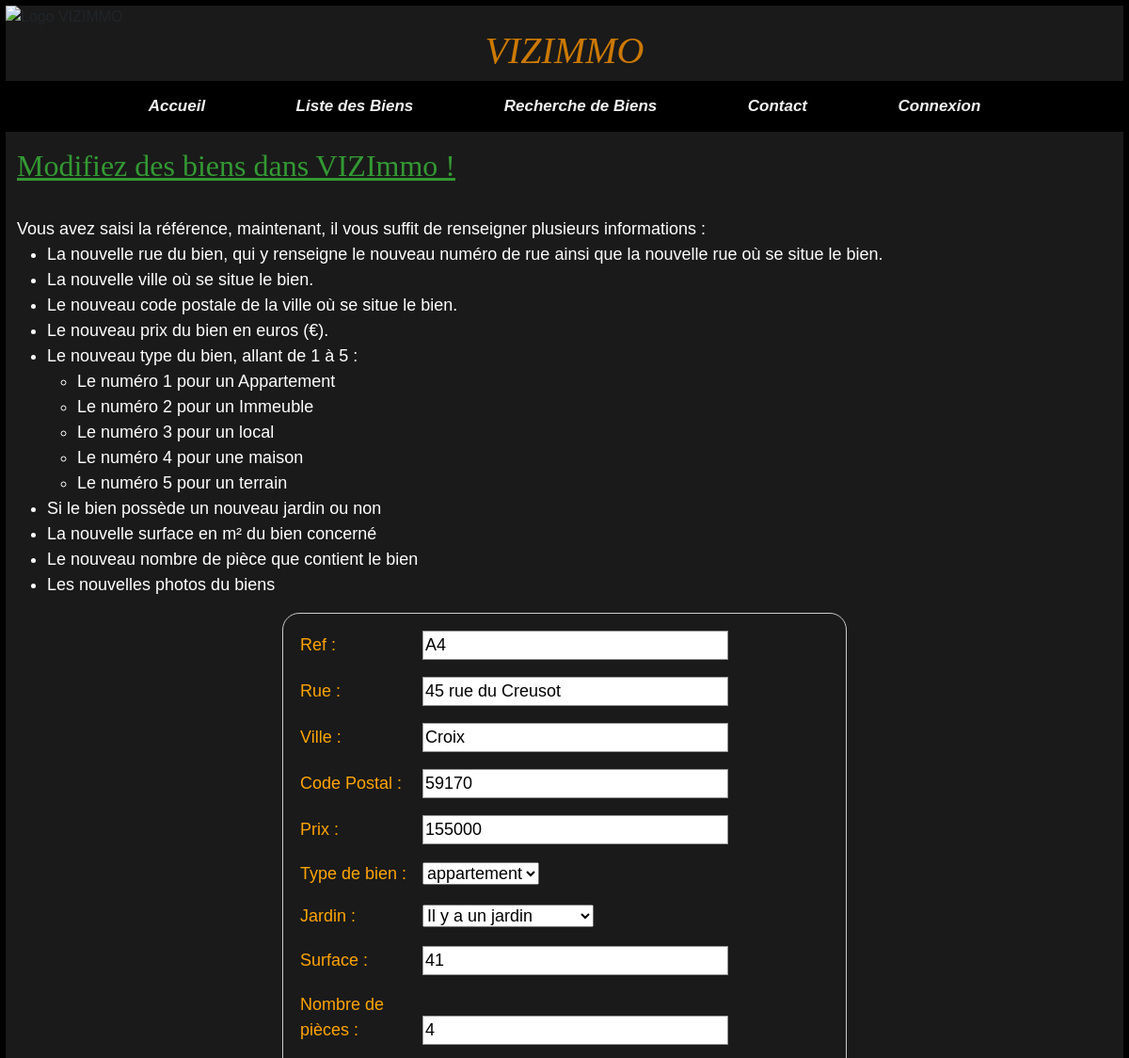
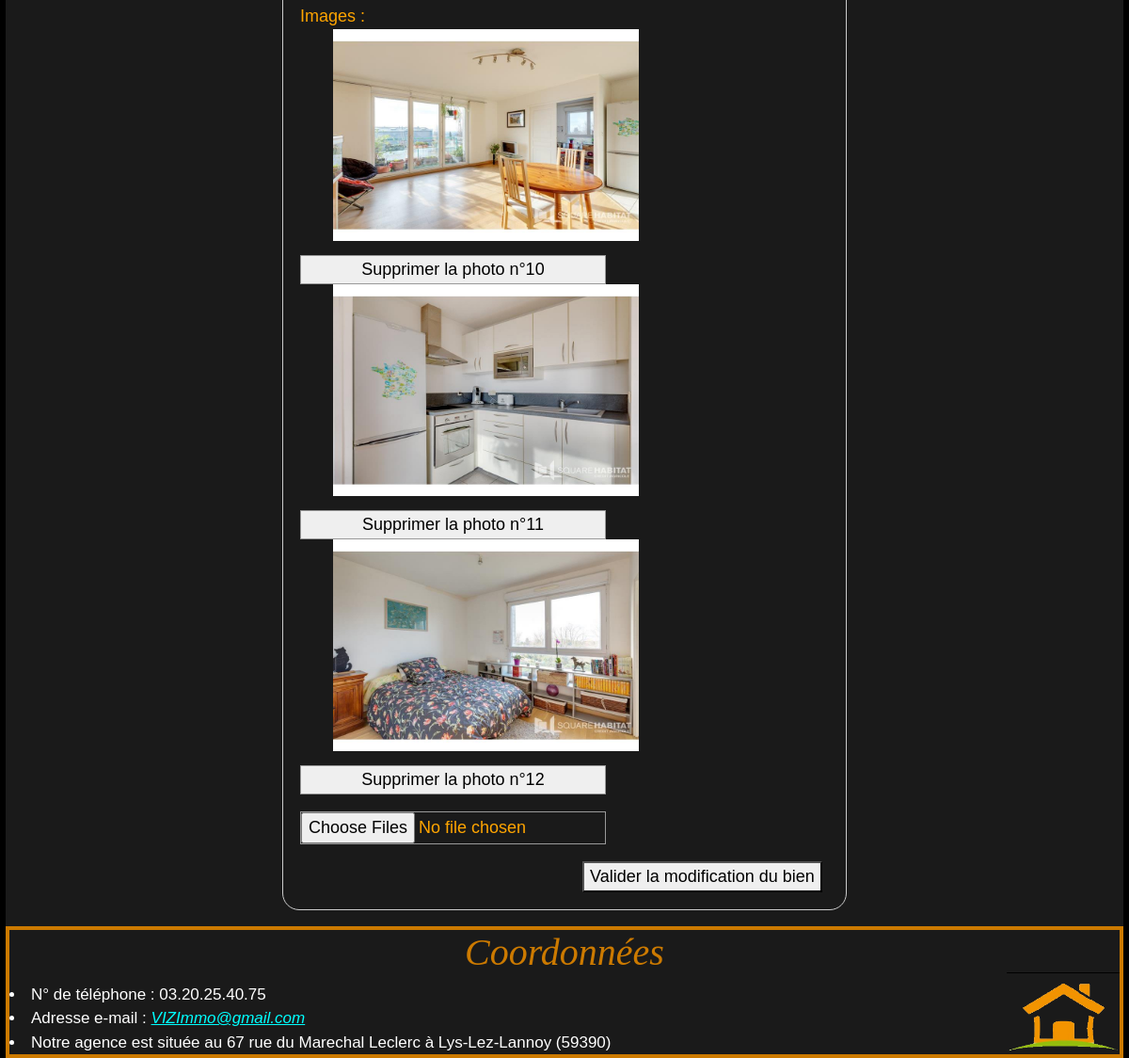
The page /VIZImmo/appli/vuescontroleurs/fonctionnalites/voirLeBienAModifier.php?lesRefs=A4 on the database its author committed (2 pictures, top to bottom).
### tables this page shows
CREATE TABLE `bien` (
  `ref` varchar(5) NOT NULL,
  `rue` varchar(35) NOT NULL,
  `cp` varchar(5) NOT NULL,
  `ville` varchar(25) NOT NULL,
  `prix` int(9) NOT NULL,
  `type` int(2) NOT NULL,
  `jardin` tinyint(1) DEFAULT NULL,
  `surface` int(6) DEFAULT NULL,
  `nbpiece` int(3) DEFAULT NULL
);

CREATE TABLE `images` (
  `id` int(3) NOT NULL,
  `ref` varchar(5) NOT NULL,
  `codeimg` varchar(70) NOT NULL
);

### VIZImmo/appli/modeles/mesFonctionsAccesAuxDonnees.php (called while the page is built, shortened)
<?php
function connexionBDD() {
    $bdd = 'mysql:host=localhost;dbname=vizimmo';
    $user = 'APMission3';
    $password = 'VIZImmo';
    try {
        $ObjConnexion = new PDO($bdd, $user, $password, array(
            PDO::MYSQL_ATTR_INIT_COMMAND => "SET NAMES utf8"));
    } catch (PDOException $e) {
        echo $e->getMessage();
    }return $ObjConnexion;
}
function donneLesTypesDeBiens($pdo){
    $monObjPdoStatement=$pdo->prepare("Select id, libelle From typebien");
    $executionOK = $monObjPdoStatement->execute();
    $lesTypes = $monObjPdoStatement->fetchAll();
    return $lesTypes;
}
function donneLeBien($pdo , $ref){
    $monObjPdoStatement=$pdo->prepare('SELECT ref,rue,ville,cp,prix,typebien.libelle,type,jardin,surface,nbpiece '
            . 'FROM bien JOIN typebien ON bien.type = typebien.id WHERE ref=:ref');
    $bvc1=$monObjPdoStatement->bindValue(':ref',$ref);
    $execution = $monObjPdoStatement->execute();
    $leBien = $monObjPdoStatement->fetch();
    return $leBien;
}
function donneLesImages($pdo, $ref){
    $monObjPdoStatement=$pdo->prepare('SELECT id,codeimg FROM images WHERE ref=:ref');
    $bvc1=$monObjPdoStatement->bindValue(':ref',$ref);
    $execution = $monObjPdoStatement->execute();
    $image = $monObjPdoStatement->fetchAll();
    return $image;
}

### VIZImmo/appli/vuescontroleurs/fonctionnalites/voirLeBienAModifier.php (the view, shortened to what this page needs)
<html class="html" lang="fr">
    <head>
        <link rel="stylesheet" type="text/css" href="../../css/style.css"/>
        <link href="https://cdn.jsdelivr.net/npm/bootstrap@5.0.0-beta2/dist/css/bootstrap.min.css"
              rel="stylesheet"
>
    </head>
    <body>
        <section>
        <?php include ('../../inc/entete.inc'); ?>
        <?php
        if (isset($_SESSION['username'])) {
            include ('../../inc/menuFonctionnalitesAgent.inc');
        }else {
            include ('../../inc/menuIndex.inc');
        }?>
            <div class ="container-fluid">
                <div class="row">
                    <div class="col">
                        <h2>Modifiez des biens dans VIZImmo !</h2>
                        <br/>
                        Vous avez saisi la référence, maintenant,
                        il vous suffit de renseigner plusieurs informations :
                        <br/>
                        <ul>
                            <li> La nouvelle rue du bien, qui y renseigne le nouveau numéro de rue
                                ainsi que la nouvelle rue où se situe le bien.</li>
                            <li> La nouvelle ville où se situe le bien.</li>
                            <li> Le nouveau code postale de la ville où se situe le bien.</li>
                            <li> Le nouveau prix du bien en euros (€).</li>
                            <li> Le nouveau type du bien, allant de 1 à 5 :</li>
                            <ul>
                                <li> Le numéro 1 pour un Appartement</li>
                                <li> Le numéro 2 pour un Immeuble</li>
                                <li> Le numéro 3 pour un local</li>
                                <li> Le numéro 4 pour une maison</li>
                                <li> Le numéro 5 pour un terrain</li>
                            </ul>
                            <li> Si le bien possède un nouveau jardin ou non </li>
                            <li> La nouvelle surface en m² du bien concerné </li>
                            <li> Le nouveau nombre de pièce que contient le bien </li>
                            <li> Les nouvelles photos du biens </li>
                        </ul>
                    </div>
                </div>
                <?php
                include_once '../../modeles/mesFonctionsAccesAuxDonnees.php';
                $leBien= donneLeBien(connexionBDD(),$_GET['lesRefs']);
                ?>
                <form name="modification" onsubmit="return confirm('Êtes-vous sûre de modifier ce bien ?');"
                      action="controleSaisiModifier.php?ref = $_GET['lesRefs']" method="post" enctype="multipart/form-data">
                    <div>
                        <label for="ref">Ref :</label>
                        <input type="text" id="ref" name="ref" readonly="readonly" required=""
                               placeholder="Référence du bien" value="<?php echo $leBien['ref']; ?>" >
                    </div>
                    <div>
                        <label for="rue">Rue :</label>
                        <input type="text" id="rue" name="rue" required=""
                               placeholder="Rue ainsi que le numéro" value="<?php echo $leBien['rue']; ?>" >
                    </div>
                    <div>
                        <label for="ville">Ville :</label>
                        <input type="text" id="ville" name="ville" required=""
                               placeholder="Ville du bien" value="<?php echo $leBien['ville']; ?>" >
                    </div>
                    <div>
                        <label for="cp">Code Postal :</label>
                        <input type="text" id="cp" name="cp" required=""
                               placeholder="Code postal du bien" value="<?php echo $leBien['cp']; ?>" >
                    </div>
                    <div>
                        <label for="prix">Prix :</label>
                        <input type="text" id="prix" name="prix" required=""
                               placeholder="Prix du bien" value="<?php echo $leBien['prix']; ?>" >
                    </div>
                    <div>
                        <label for="type">Type de bien :</label>
                        <select id="type" title="Choisissez votre type"
                                name="lestypes" required="">
                            <?php
                            $lesTypes = donneLesTypesDeBiens(connexionBDD());
                            foreach($lesTypes as $unType){
                                if($unType['id'] == $leBien['type']){
                                    echo '<option value="'.$unType['id'].'" selected >'
                                            . ''.$unType['libelle'].'</option>';
                                }
                                else{
                                    echo '<option value="'.$unType['id'].'">'.$unType['libelle'].''
                                            . '</option>';
                                }
                            }
                            ?>
                        </select>
                    </div>
                    <div>
                        <label for="jardin">Jardin :</label>
                        <select id="jardin" title="Choisissez s'il y'a ou non un jardin"
                                name="lesjardins" required="">
                            <option value="1">Il y a un jardin</option>
                        </select>
                    </div>
                    <div>
                        <label for="surface">Surface :</label>
                        <input type="text" id="surface" name="surface" required=""
                               placeholder="Surface du bien en m²" value="<?php echo $leBien['surface']; ?>" >
                    </div>
                    <div>
                        <label for="nbpiece">Nombre de pièces :</label>
                        <input type="text" id="nbpiece" name="nbpiece" required=""
                               placeholder="Nombre de pièces du bien" value="<?php echo $leBien['nbpiece']; ?>" >
                    </div>
                    <div>
                        <label for="images">Images :</label>
                            <?php
                            $lesImages = donneLesImages(connexionBDD(),$_GET['lesRefs']);
                            foreach($lesImages as $image){
                                $id=$image['id'];
                                echo '<img class="image_modifier" src="../'.$image['codeimg'].'"
                                     alt="Photo des biens" value="'.$id.'" >
                                     <input name="supprimerUneImage"
                                     type="submit" value="Supprimer la photo n°'.$id.'"/>';
                            }
                            ?>
                    </div>
                    <div>
                        <input name="nouvelleImage" type="file" multiple="multiple"/>
                    </div>
                    <div class="button">
                        <button type="submit">Valider la modification du bien</button>
                    </div>
                </form>
            </div>
        </section>
        <?php include ('../../inc/piedpage.inc'); ?>
    </body>
</html>

### VIZImmo/appli/css/style.css (style rules this page uses)
html,body { margin: 0px; padding: 0px; background-color:#1a1a1a; border: 3px black solid; display: flex; flex-direction: column; height: 100%; margin: 0; padding: 0; }
h2 { font-family: New Times Roman; color: #339933; font-weight: bold; font-size: 27px; text-decoration: underline; text-align: left; }
section { font-family: Arial; background-color: #1a1a1a; margin:0; padding:0; height:auto; }
form { color:orange; margin: 0 auto; width: 600px; padding: 1em; border: 1px solid #CCC; border-radius: 1em; text-align: left; }
form div + div { margin-top: 1em; }
label { display: inline-block; width: 125px; text-align: left; }
input, textarea { font: 1em sans-serif; width: 325px; box-sizing: border-box; border: 1px solid #999; }
.button { padding-left: 300px; }
button { margin-left: .5em; }
.container-fluid { color: #ffffff; font-size: 18px; font-weight: normal; text-align: left; padding: 12px; margin: 12px; font-family: Arial; padding: 5px; }
.image_modifier { display: flex; height: 225px; width: 325px; margin-left: 35px; margin-bottom: 15px; }

### rows shown on the page
bien: ref "A4", rue "45 rue du Creusot", ville "Croix", cp "59170", prix "155000", surface "41", nbpiece "4"
images: codeimg (picture), supprimerUneImage "Supprimer la photo n°10"
images: codeimg (picture), supprimerUneImage "Supprimer la photo n°11"
images: codeimg (picture), supprimerUneImage "Supprimer la photo n°12"

### other values the page prints
form field lestypes "appartement"
